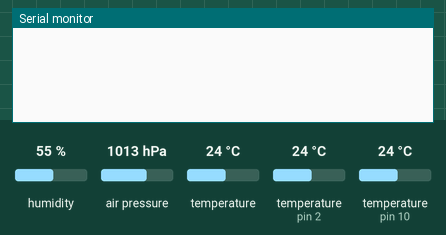
Simulated run of this sketch. Board: Arduino Uno, built with avr-gcc and run on an emulated ATmega328P. Parts: the last lines printed to the serial monitor. Wiring (inferred from the names in the program): BMP180 pressure sensor at I2C address 0x77. The inputs (shaded band) are chosen by the test bench; at power-on: humidity 55 %, air pressure 1013 hPa, temperature (sensors on pin 10, pin 2) 24 °C, temperature 24 °C.

Above: at 1.2 s.
1.3 s: humidity set to 22 %
At 5.3 s:
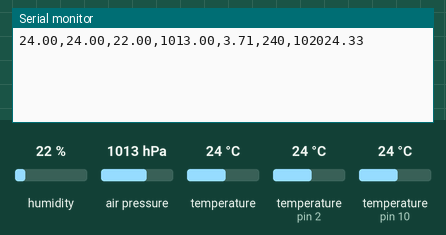
13.1 s: air pressure set to 952 hPa
At 13.7 s:
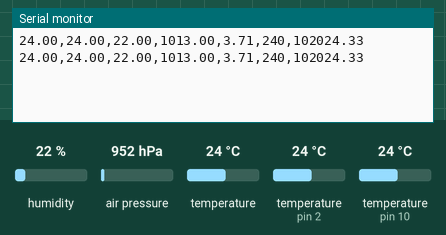
16.9 s: temperature (sensor on pin 10) set to 12 °C
At 19.5 s:
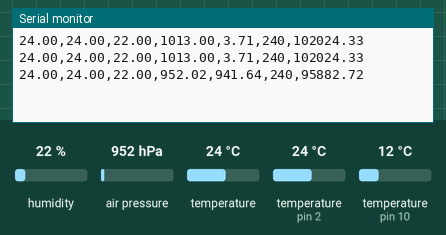
20.7 s: temperature (sensor 0) set to 12 °C
24.5 s: temperature (sensor on pin 2) set to 12 °C
At 26.0 s:
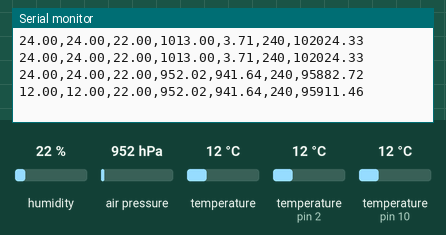
28.3 s: temperature (sensor on pin 10) set to 19 °C
At 32.5 s:
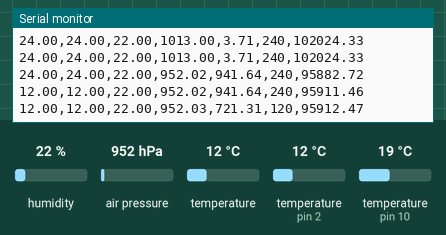
Timing chart, 0 to 33.1 s (numbered marks = the images above; inputs shaded):
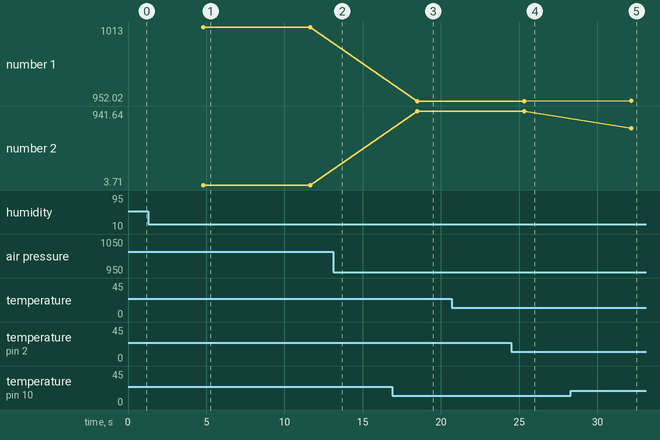

The sketch:

Tempestas.ino
```cpp
#include <OneWire.h>
#include <DallasTemperature.h>
#include <stdio.h>
#include <stdlib.h>
#include <Wire.h>
#include <DHT.h>

#include "bmp085_functions.h"
#include "dht11_functions.h"
#include "custom_functions.h"
#include "ds18b20_functions.h"


#define DHT_PIN 2

#define TEMPERATURE_PRECISION 12
#define MAX_DEVICES 5


//OneWire oneWire(ONE_WIRE_BUS);
// Pass our oneWire reference to Dallas Temperature.

// An array of potentially 5 devices
DeviceAddress device[MAX_DEVICES];

void setup() {
  // put your setup code here, to run once:
  // initialize inputs/outputs
  // start serial port
  Serial.begin(9600);

  // Start up the libraries
  Wire.begin();
  bmp085Calibration();

  dht.setup(DHT_PIN); // data pin 2
  sensors.begin();
  deviceCount = sensors.getDeviceCount();
  for(int x = 0; x < deviceCount; x++){
    sensors.getAddress(device[x],x);
    sensors.setResolution(device[x], TEMPERATURE_PRECISION);
  }
}

void loop() {
  // fetch the temperature, pressure and altitude from the BMP085
  temperature = bmp085GetTemperature(bmp085ReadUT());
  pressure = bmp085GetPressure(bmp085ReadUP());
  altitude = bmp085GetAltitude(temperature, pressure);

  // create an array to hold the ds18b20 temperatures
  int dsData[deviceCount];
  int t;
  sensors.requestTemperatures();

  for(int x = 0; x < deviceCount; x++){
   t = getTemperatureAsInt(device[x]);
   dsData[x] = t;
  }

  // fetch the DHT11 humidity and temperature
  float humidity = readDHT_Humidity();
  float dht_temperature = readDHT_Temperature();

  // Now push everything to output
  pipe2Pi(dsData, dht_temperature, humidity, pressure,altitude,temperature);
}
```

bmp085_functions.h
```cpp
/*
  BMP085 main function ality
*/
#define BMP085_ADDRESS 0x77  // I2C address of BMP085
int bmp085ReadInt(unsigned char address);
short bmp085GetTemperature(unsigned int ut);
long bmp085GetPressure(unsigned long up);
char bmp085Read(unsigned char address);
int bmp085ReadInt(unsigned char address);
unsigned int bmp085ReadUT();
unsigned long bmp085ReadUP();
float bmp085GetAltitude(float, float);
const unsigned char OSS = 0;  // Oversampling Setting
// Calibration values
int ac1;
int ac2;
int ac3;
unsigned int ac4;
unsigned int ac5;
unsigned int ac6;
int b1;
int b2;
int mb;
int mc;
int md;

// b5 is calculated in bmp085GetTemperature(...), this variable is also used in bmp085GetPressure(...)
// so ...Temperature(...) must be called before ...Pressure(...).
long b5;

short temperature;
long pressure;

// Use these for altitude conversions
const float p0 = 101325;     // Pressure at sea level (Pa)
float altitude;

void bmp085Calibration()
{
  ac1 = bmp085ReadInt(0xAA);
  ac2 = bmp085ReadInt(0xAC);
  ac3 = bmp085ReadInt(0xAE);
  ac4 = bmp085ReadInt(0xB0);
  ac5 = bmp085ReadInt(0xB2);
  ac6 = bmp085ReadInt(0xB4);
  b1 = bmp085ReadInt(0xB6);
  b2 = bmp085ReadInt(0xB8);
  mb = bmp085ReadInt(0xBA);
  mc = bmp085ReadInt(0xBC);
  md = bmp085ReadInt(0xBE);
}

// Calculate temperature given ut.
// Value returned will be in units of 0.1 deg C
short bmp085GetTemperature(unsigned int ut)
{
  long x1, x2;

  x1 = (((long)ut - (long)ac6)*(long)ac5) >> 15;
  x2 = ((long)mc << 11)/(x1 + md);
  b5 = x1 + x2;

  return ((b5 + 8)>>4);
}

// Calculate pressure given up
// calibration values must be known
// b5 is also required so bmp085GetTemperature(...) must be called first.
// Value returned will be pressure in units of Pa.
long bmp085GetPressure(unsigned long up)
{
  long x1, x2, x3, b3, b6, p;
  unsigned long b4, b7;

  b6 = b5 - 4000;
  // Calculate B3
  x1 = (b2 * (b6 * b6)>>12)>>11;
  x2 = (ac2 * b6)>>11;
  x3 = x1 + x2;
  b3 = (((((long)ac1)*4 + x3)<<OSS) + 2)>>2;

  // Calculate B4
  x1 = (ac3 * b6)>>13;
  x2 = (b1 * ((b6 * b6)>>12))>>16;
  x3 = ((x1 + x2) + 2)>>2;
  b4 = (ac4 * (unsigned long)(x3 + 32768))>>15;

  b7 = ((unsigned long)(up - b3) * (50000>>OSS));
  if (b7 < 0x80000000)
    p = (b7<<1)/b4;
  else
    p = (b7/b4)<<1;

  x1 = (p>>8) * (p>>8);
  x1 = (x1 * 3038)>>16;
  x2 = (-7357 * p)>>16;
  p += (x1 + x2 + 3791)>>4;

  return p;
}

// Read 1 byte from the BMP085 at 'address'
char bmp085Read(unsigned char address)
{
  unsigned char data;

  Wire.beginTransmission(BMP085_ADDRESS);
  Wire.write(address);
  Wire.endTransmission();

  Wire.requestFrom(BMP085_ADDRESS, 1);
  while(!Wire.available())
    ;

  return Wire.read();
}

// Read 2 bytes from the BMP085
// First byte will be from 'address'
// Second byte will be from 'address'+1
int bmp085ReadInt(unsigned char address)
{
  unsigned char msb, lsb;

  Wire.beginTransmission(BMP085_ADDRESS);
  Wire.write(address);
  Wire.endTransmission();

  Wire.requestFrom(BMP085_ADDRESS, 2);
  while(Wire.available()<2)
    ;
  msb = Wire.read();
  lsb = Wire.read();

  return (int) msb<<8 | lsb;
}

// Read the uncompensated temperature value
unsigned int bmp085ReadUT()
{
  unsigned int ut;

  // Write 0x2E into Register 0xF4
  // This requests a temperature reading
  Wire.beginTransmission(BMP085_ADDRESS);
  Wire.write(0xF4);
  Wire.write(0x2E);
  Wire.endTransmission();

  // Wait at least 4.5ms
  delay(5);

  // Read two bytes from registers 0xF6 and 0xF7
  ut = bmp085ReadInt(0xF6);
  return ut;
}

// Read the uncompensated pressure value
unsigned long bmp085ReadUP()
{
  unsigned char msb, lsb, xlsb;
  unsigned long up = 0;

  // Write 0x34+(OSS<<6) into register 0xF4
  // Request a pressure reading w/ oversampling setting
  Wire.beginTransmission(BMP085_ADDRESS);
  Wire.write(0xF4);
  Wire.write(0x34 + (OSS<<6));
  Wire.endTransmission();

  // Wait for conversion, delay time dependent on OSS
  delay(2 + (3<<OSS));

  // Read register 0xF6 (MSB), 0xF7 (LSB), and 0xF8 (XLSB)
  Wire.beginTransmission(BMP085_ADDRESS);
  Wire.write(0xF6);
  Wire.endTransmission();
  Wire.requestFrom(BMP085_ADDRESS, 3);

  // Wait for data to become available
  while(Wire.available() < 3)
    ;
  msb = Wire.read();
  lsb = Wire.read();
  xlsb = Wire.read();

  up = (((unsigned long) msb << 16) | ((unsigned long) lsb << 8) | (unsigned long) xlsb) >> (8-OSS);

  return up;
}

float bmp085GetAltitude(float temp, float P){
  float altitude = 0.0;
   //     const float p0 = 1013.25; // this needs to be the current pressure at station to work
  //      float P = 1011.00;
   //     float temp = 11.00;
        float a = pow(p0/P,0.19022256) - 1;
        float t = temp + 273.15;
        return altitude = (a * t) / 0.0065;

}
```

custom_functions.h
```cpp
void pipe2Pi(int DS18_temperatureArray[], float DHT11_internalTemperature, float humidity, long pressure, float altitude, short BMP085_internalTemperature);
float quickMSLP(float, float, float);

int deviceCount;

float quickMSLP(float t, float h, float p){
  float dTop = 0.0065 * h;
  float dBottom = t + dTop + 273.15;
  float mslp = 0.0;
  float temp = pow (1 - (dTop / dBottom), -5.257);
  mslp =p * temp;
  return mslp;
}

void pipe2Pi(int DS18_temperatureArray[], float DHT11_internalTemperature, float humidity, long pressure, float altitude, short BMP085_internalTemperature){
  String output;
  double total;
  // Squirt all the data to the Pi
  Serial.print( (float) (DS18_temperatureArray[0] * 0.0078125) ); // this can probably bee sent as int and handled by the oi to convert to float
  for (int x = 1; x < deviceCount; x++){
    Serial.print (",");
    Serial.print ( (float) (DS18_temperatureArray[x] * 0.0078125) );
  }

  float mslp = quickMSLP( (float) (DS18_temperatureArray[0] * 0.0078125), 62.00, pressure);
  Serial.print (",");
  Serial.print ((float) DHT11_internalTemperature
);
  Serial.print (",");
  Serial.print ((float) humidity);
  Serial.print (",");
  Serial.print ((float) pressure / 100);
  Serial.print (",");
  Serial.print ((float) altitude);
  Serial.print (",");
  Serial.print ((short) BMP085_internalTemperature);
  Serial.print (",");
  Serial.print ((float) mslp);
  Serial.println("\n");
  Serial.flush();
  delay(2000);
}
```

dht11_functions.h
```cpp
float readDHT_Humidity(void);
float readDHT_Temperature(void);


DHT dht;

float readDHT_Humidity(void){
  delay(dht.getMinimumSamplingPeriod());
  return dht.getHumidity();
}

float readDHT_Temperature(void){
  delay(dht.getMinimumSamplingPeriod());
  return dht.getTemperature();
}
```

ds18b20_functions.h
```cpp
int getTemperatureAsInt(DeviceAddress deviceAddress);
#define ONE_WIRE_BUS 10

OneWire oneWire(ONE_WIRE_BUS);
DallasTemperature sensors(&oneWire);

/*
	returns the temp as an int and converted to a float later
*/
int getTemperatureAsInt(DeviceAddress deviceAddress){
  int tempAsInt = sensors.getTemp(deviceAddress);
  return tempAsInt;
}
```

Measured:
- after the input at 1.3 s, the serial monitor: prints a new line after 3.5 s (image 1)
- after the input at 24.5 s, the serial monitor: prints a new line after 0.83 s (image 4)
